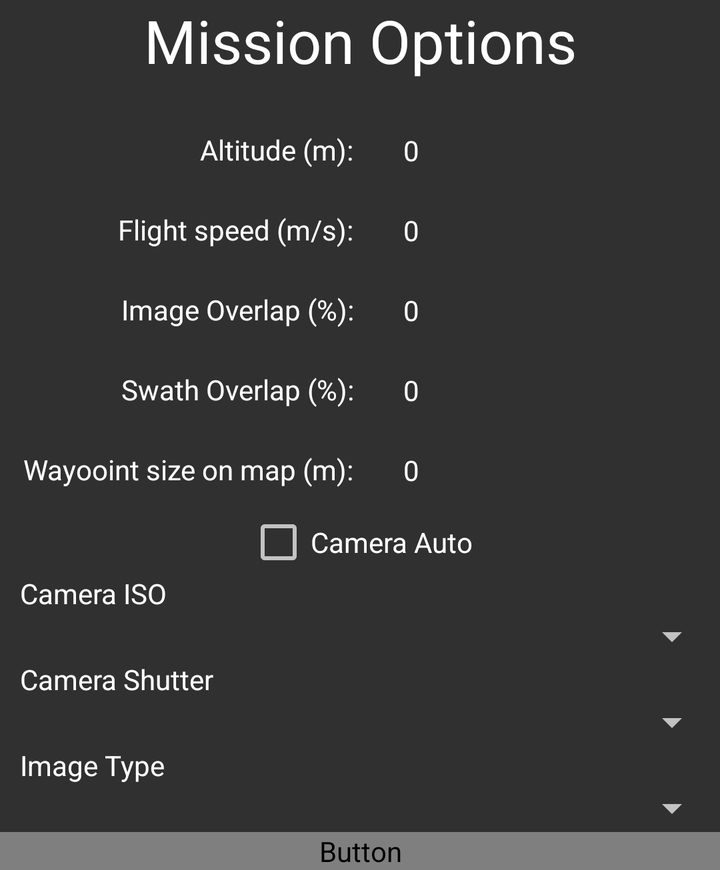
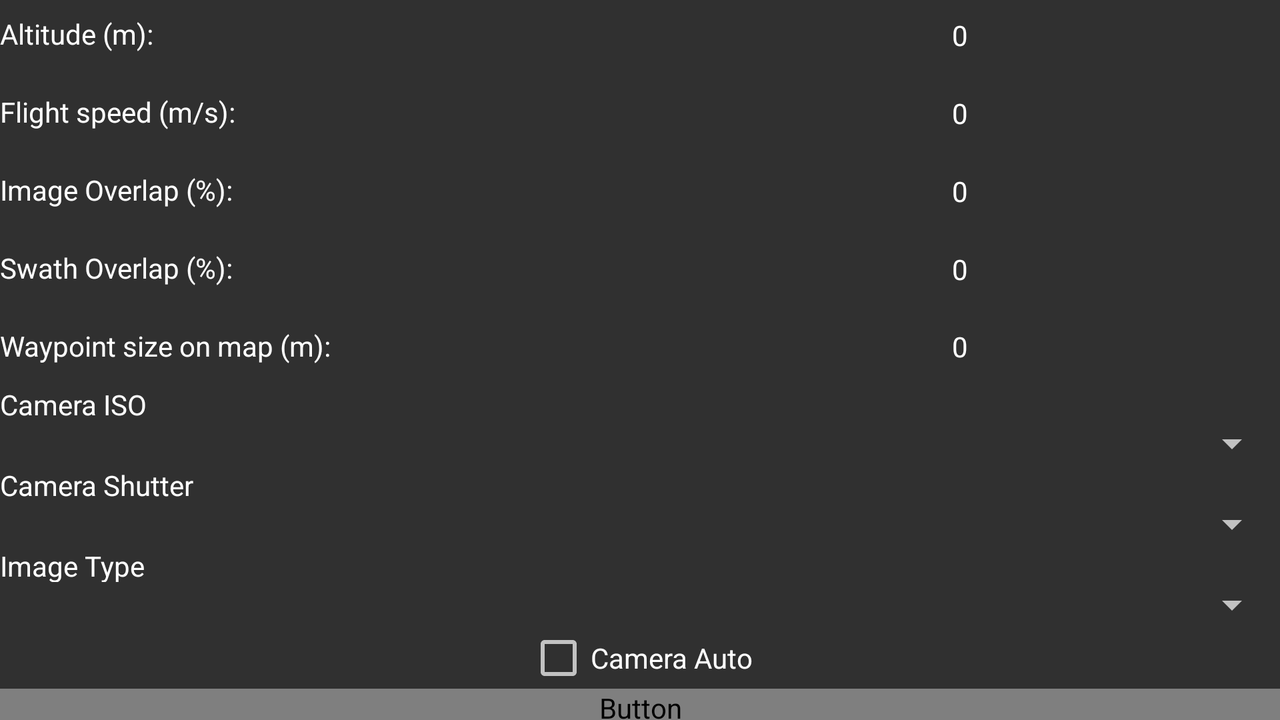

Compare how this app lays out the same screen by default and in its alternative resource folder. The renders come first, then the two layout files and the values they reference.
<!-- AndroidManifest.xml: application theme Theme.AppCompat.NoActionBar -->
<!-- res/layout/settings_dialog_screen.xml -->
<?xml version="1.0" encoding="utf-8"?>
<LinearLayout xmlns:android="http://schemas.android.com/apk/res/android"
    android:layout_width="match_parent"
    android:layout_height="wrap_content"
    android:gravity="center"
    android:orientation="vertical">

    <TextView
        android:id="@+id/textView"
        android:layout_width="match_parent"
        android:layout_height="0dp"
        android:layout_marginBottom="15dp"
        android:text="Mission Options"
        android:textAlignment="center"
        android:textColor="@color/white"
        android:textSize="30sp"
        android:layout_weight="1" />

    <LinearLayout
        android:layout_width="match_parent"
        android:layout_height="0dp"
        android:orientation="horizontal"
        android:layout_weight="1">

        <LinearLayout
            android:layout_width="match_parent"
            android:layout_height="wrap_content"
            android:orientation="horizontal"
            android:layout_weight="1">

            <TextView
                android:id="@+id/altitudeLabel"
                android:layout_width="0dp"
                android:layout_height="20dp"
                android:layout_gravity="center"
                android:layout_weight=".7"
                android:text="Altitude (m): "
                android:textAlignment="textEnd"
                android:textColor="@color/white" />

            <NumberPicker
                android:id="@+id/numPickerAltitude"
                android:layout_width="0dp"
                android:layout_height="40dp"
                android:layout_gravity="center"
                android:layout_weight=".2"
                android:clickable="true"
                android:theme="@style/Theme.AppCompat" />

            <Space
                android:layout_width="0dp"
                android:layout_height="wrap_content"
                android:layout_weight=".5"
                android:elevation="1dp" />

        </LinearLayout>
    </LinearLayout>

    <Space
        android:layout_width="match_parent"
        android:layout_height="0dp"
        android:layout_weight="1" />

    <LinearLayout
        android:layout_width="match_parent"
        android:layout_height="0dp"
        android:orientation="horizontal"
        android:layout_weight="1">

        <LinearLayout
            android:layout_width="match_parent"
            android:layout_height="wrap_content"
            android:layout_weight="1"
            android:orientation="horizontal">

            <TextView
                android:id="@+id/missionSpeedLabel"
                android:layout_width="0dp"
                android:layout_height="20dp"
                android:layout_gravity="center"
                android:layout_weight=".7"
                android:text="Flight speed (m/s): "
                android:textAlignment="textEnd"
                android:textColor="@color/white" />

            <NumberPicker
                android:id="@+id/numPickerMissionSpeed"
                android:layout_width="0dp"
                android:layout_height="40dp"
                android:layout_gravity="center"
                android:layout_weight=".2"
                android:clickable="true" />

            <Space
                android:layout_width="0dp"
                android:layout_height="wrap_content"
                android:layout_weight=".5" />

        </LinearLayout>
    </LinearLayout>

    <Space
        android:layout_width="match_parent"
        android:layout_height="0dp"
        android:layout_weight="1" />

    <LinearLayout
        android:layout_width="match_parent"
        android:layout_height="0dp"
        android:layout_gravity="center"
        android:orientation="horizontal"
        android:layout_weight="1">

        <LinearLayout
            android:layout_width="match_parent"
            android:layout_height="wrap_content"
            android:layout_gravity="center"
            android:orientation="horizontal">

            <TextView
                android:id="@+id/imageOverlapLabel"
                android:layout_width="0dp"
                android:layout_height="20dp"
                android:layout_gravity="center"
                android:layout_weight=".7"
                android:text="Image Overlap (%): "
                android:textAlignment="textEnd"
                android:textColor="@color/white" />

            <NumberPicker
                android:id="@+id/imageOverlap"
                android:layout_width="0dp"
                android:layout_height="40dp"
                android:layout_gravity="center"
                android:layout_weight=".2"
                android:clickable="true" />

            <Space
                android:layout_width="0dp"
                android:layout_height="wrap_content"
                android:layout_weight=".5" />

        </LinearLayout>
    </LinearLayout>

    <Space
        android:layout_width="match_parent"
        android:layout_height="0dp"
        android:layout_weight="1" />

    <LinearLayout
        android:layout_width="match_parent"
        android:layout_height="0dp"
        android:layout_gravity="center"
        android:orientation="horizontal"
        android:layout_weight="1">

        <LinearLayout
            android:layout_width="match_parent"
            android:layout_height="wrap_content"
            android:layout_gravity="center"
            android:orientation="horizontal">

            <TextView
                android:id="@+id/swathOverlapLabel"
                android:layout_width="0dp"
                android:layout_height="20dp"
                android:layout_gravity="center"
                android:layout_weight=".7"
                android:clickable="true"
                android:text="Swath Overlap (%): "
                android:textAlignment="textEnd"
                android:textColor="@color/white" />

            <NumberPicker
                android:id="@+id/swathOverlap"
                android:layout_width="0dp"
                android:layout_height="40dp"
                android:layout_gravity="center"
                android:layout_weight=".2"
                android:hapticFeedbackEnabled="true" />

            <Space
                android:layout_width="0dp"
                android:layout_height="wrap_content"
                android:layout_weight=".5" />

        </LinearLayout>
    </LinearLayout>

    <Space
        android:layout_width="match_parent"
        android:layout_height="0dp"
        android:layout_weight="1" />

    <LinearLayout
        android:layout_width="match_parent"
        android:layout_height="0dp"
        android:orientation="horizontal"
        android:layout_weight="1">

        <LinearLayout
            android:layout_width="match_parent"
            android:layout_height="wrap_content"
            android:layout_gravity="end"
            android:orientation="horizontal">

            <TextView
                android:id="@+id/waypointSizeLabel"
                android:layout_width="0dp"
                android:layout_height="20dp"
                android:layout_gravity="center"
                android:layout_weight=".7"
                android:text="Wayooint size on map (m): "
                android:textAlignment="textEnd"
                android:textColor="@color/white" />

            <NumberPicker
                android:id="@+id/numPickerWaypointSize"
                android:layout_width="0dp"
                android:layout_height="40dp"
                android:layout_gravity="center"
                android:layout_weight=".2"
                android:clickable="true" />

            <Space
                android:layout_width="0dp"
                android:layout_height="wrap_content"
                android:layout_weight=".5" />

        </LinearLayout>
    </LinearLayout>

    <CheckBox
        android:id="@+id/chkCameraAuto"
        android:layout_width="wrap_content"
        android:layout_height="0dp"
        android:layout_gravity="center_vertical|center_horizontal|center"
        android:layout_weight="1"
        android:gravity="center"
        android:text="Camera Auto" />

    <TextView
        android:id="@+id/cameraISOLabel"
        android:layout_width="match_parent"
        android:layout_height="0dp"
        android:layout_gravity="center"
        android:layout_weight="1"
        android:clickable="true"
        android:paddingLeft="10dp"
        android:text="Camera ISO"
        android:textColor="@color/white" />

    <Spinner
        android:id="@+id/spinnerCameraISO"
        android:layout_width="wrap_content"
        android:layout_height="0dp"
        android:layout_gravity="end"
        android:layout_weight="1"
        android:elevation="1dp"
        android:hapticFeedbackEnabled="true"
        android:textAlignment="center" />

    <TextView
        android:id="@+id/cameraShutterLabel"
        android:layout_width="match_parent"
        android:layout_height="0dp"
        android:layout_gravity="center"
        android:layout_weight="1"
        android:clickable="true"
        android:paddingLeft="10dp"
        android:text="Camera Shutter"
        android:textColor="@color/white" />

    <Spinner
        android:id="@+id/spinnerCameraShutter"
        android:layout_width="wrap_content"
        android:layout_height="0dp"
        android:layout_gravity="end"
        android:layout_weight="1"
        android:hapticFeedbackEnabled="true"
        android:textAlignment="center" />

    <TextView
        android:id="@+id/imageTypeLabel"
        android:layout_width="match_parent"
        android:layout_height="0dp"
        android:layout_gravity="center"
        android:layout_weight="1"
        android:clickable="true"
        android:paddingLeft="10dp"
        android:text="Image Type"
        android:textColor="@color/white" />

    <Spinner
        android:id="@+id/spinnerImageType"
        android:layout_width="wrap_content"
        android:layout_height="0dp"
        android:layout_gravity="end"
        android:layout_weight="1"
        android:hapticFeedbackEnabled="true"
        android:textAlignment="center" />

    <Button
        android:id="@+id/btnAcceptOK"
        android:layout_width="match_parent"
        android:layout_height="0dp"
        android:background="@drawable/round_btn"
        android:enabled="true"
        android:hapticFeedbackEnabled="true"
        android:text="Ok"
        android:textAllCaps="false"
        android:textColor="@color/common_text_color"
        android:layout_weight="1" />

</LinearLayout>
<!-- resources referenced by this layout -->
<resources>
  <color name="white">#ffffff</color>
</resources>
<!-- res/layout-land/settings_dialog_screen.xml (the repository's variant of the layout above) -->
<!-- drawn on the phone turned sideways -->
<?xml version="1.0" encoding="utf-8"?>
<LinearLayout xmlns:android="http://schemas.android.com/apk/res/android"
    android:layout_width="match_parent"
    android:layout_height="wrap_content"
    android:gravity="center"
    android:orientation="vertical">

    <LinearLayout
        android:layout_width="match_parent"
        android:layout_height="0dp"
        android:orientation="horizontal"
        android:layout_weight="1">

        <LinearLayout
            android:layout_width="match_parent"
            android:layout_height="wrap_content"
            android:orientation="horizontal">

            <TextView
                android:id="@+id/altitudeLabel"
                android:layout_width="match_parent"
                android:layout_height="20dp"
                android:layout_gravity="center"
                android:layout_weight="1"
                android:text="Altitude (m):              "
                android:textColor="@color/white" />

            <NumberPicker
                android:id="@+id/numPickerAltitude"
                android:layout_width="match_parent"
                android:layout_height="40dp"
                android:layout_gravity="center"
                android:layout_weight="1"
                android:clickable="true" />

        </LinearLayout>
    </LinearLayout>

    <Space
        android:layout_width="match_parent"
        android:layout_height="0dp"
        android:layout_weight="1" />

    <LinearLayout
        android:layout_width="match_parent"
        android:layout_height="0dp"
        android:orientation="horizontal"
        android:layout_weight="1">

        <LinearLayout
            android:layout_width="match_parent"
            android:layout_height="wrap_content"
            android:layout_gravity="center"
            android:orientation="horizontal">

            <TextView
                android:id="@+id/missionSpeedLabel"
                android:layout_width="match_parent"
                android:layout_height="20dp"
                android:layout_gravity="center"
                android:layout_weight="1"
                android:text="Flight speed (m/s):              "
                android:textColor="@color/white" />

            <NumberPicker
                android:id="@+id/numPickerMissionSpeed"
                android:layout_width="match_parent"
                android:layout_height="40dp"
                android:layout_gravity="center"
                android:layout_weight="1"
                android:clickable="true" />

        </LinearLayout>
    </LinearLayout>

    <Space
        android:layout_width="match_parent"
        android:layout_height="0dp"
        android:layout_weight="1" />

    <LinearLayout
        android:layout_width="match_parent"
        android:layout_height="0dp"
        android:layout_gravity="center"
        android:orientation="horizontal"
        android:layout_weight="1">

        <LinearLayout
            android:layout_width="match_parent"
            android:layout_height="wrap_content"
            android:layout_gravity="center"
            android:orientation="horizontal">

            <TextView
                android:id="@+id/imageOverlapLabel"
                android:layout_width="match_parent"
                android:layout_height="20dp"
                android:layout_gravity="center"
                android:layout_weight="1"
                android:text="Image Overlap (%):   "
                android:textColor="@color/white" />

            <NumberPicker
                android:id="@+id/imageOverlap"
                android:layout_width="match_parent"
                android:layout_height="40dp"
                android:layout_gravity="center"
                android:layout_weight="1"
                android:clickable="true" />

        </LinearLayout>
    </LinearLayout>

    <Space
        android:layout_width="match_parent"
        android:layout_height="0dp"
        android:layout_weight="1" />

    <LinearLayout
        android:layout_width="match_parent"
        android:layout_height="0dp"
        android:layout_gravity="center"
        android:orientation="horizontal"
        android:layout_weight="1">

        <LinearLayout
            android:layout_width="match_parent"
            android:layout_height="wrap_content"
            android:layout_gravity="center"
            android:orientation="horizontal">

            <TextView
                android:id="@+id/swathOverlapLabel"
                android:layout_width="match_parent"
                android:layout_height="20dp"
                android:layout_gravity="center"
                android:layout_weight="1"
                android:clickable="true"
                android:text="Swath Overlap (%):   "
                android:textColor="@color/white" />

            <NumberPicker
                android:id="@+id/swathOverlap"
                android:layout_width="match_parent"
                android:layout_height="40dp"
                android:layout_gravity="center"
                android:layout_weight="1"
                android:hapticFeedbackEnabled="true" />

        </LinearLayout>
    </LinearLayout>

    <Space
        android:layout_width="match_parent"
        android:layout_height="0dp"
        android:layout_weight="1" />

    <LinearLayout
        android:layout_width="match_parent"
        android:layout_height="0dp"
        android:orientation="horizontal"
        android:layout_weight="1">

        <LinearLayout
            android:layout_width="match_parent"
            android:layout_height="wrap_content"
            android:layout_gravity="end"
            android:orientation="horizontal">

            <TextView
                android:id="@+id/waypointSizeLabel"
                android:layout_width="match_parent"
                android:layout_height="20dp"
                android:layout_gravity="center"
                android:layout_weight="1"
                android:text="Waypoint size on map (m):              "
                android:textColor="@color/white" />

            <NumberPicker
                android:id="@+id/numPickerWaypointSize"
                android:layout_width="match_parent"
                android:layout_height="40dp"
                android:layout_gravity="center"
                android:layout_weight="1"
                android:clickable="true" />

        </LinearLayout>
    </LinearLayout>

    <TextView
        android:id="@+id/cameraISOLabel"
        android:layout_width="match_parent"
        android:layout_height="0dp"
        android:layout_gravity="center"
        android:layout_weight="1"
        android:clickable="true"
        android:text="Camera ISO"
        android:textColor="@color/white" />

    <Spinner
        android:id="@+id/spinnerCameraISO"
        android:layout_width="wrap_content"
        android:layout_height="0dp"
        android:layout_gravity="end"
        android:layout_weight="1"
        android:elevation="1dp"
        android:hapticFeedbackEnabled="true"
        android:textAlignment="center" />

    <TextView
        android:id="@+id/cameraShutterLabel"
        android:layout_width="match_parent"
        android:layout_height="0dp"
        android:layout_gravity="center"
        android:clickable="true"
        android:text="Camera Shutter"
        android:textColor="@color/white"
        android:layout_weight="1" />

    <Spinner
        android:id="@+id/spinnerCameraShutter"
        android:layout_width="wrap_content"
        android:layout_height="0dp"
        android:layout_gravity="end"
        android:layout_weight="1"
        android:hapticFeedbackEnabled="true"
        android:textAlignment="center" />

    <TextView
        android:id="@+id/imageTypeLabel"
        android:layout_width="match_parent"
        android:layout_height="0dp"
        android:layout_gravity="center"
        android:clickable="true"
        android:text="Image Type"
        android:textColor="@color/white"
        android:layout_weight="1" />

    <Spinner
        android:id="@+id/spinnerImageType"
        android:layout_width="wrap_content"
        android:layout_height="0dp"
        android:layout_gravity="end"
        android:layout_weight="1"
        android:hapticFeedbackEnabled="true"
        android:textAlignment="center" />

    <CheckBox
        android:id="@+id/chkCameraAuto"
        android:layout_width="wrap_content"
        android:layout_height="0dp"
        android:layout_gravity="center_vertical|center_horizontal|center"
        android:layout_weight="1"
        android:gravity="center"
        android:text="Camera Auto" />

    <Button
        android:id="@+id/btnAcceptOK"
        android:layout_width="match_parent"
        android:layout_height="0dp"
        android:background="@drawable/round_btn"
        android:enabled="true"
        android:hapticFeedbackEnabled="true"
        android:text="Ok"
        android:textAllCaps="false"
        android:textColor="@color/common_text_color"
        android:layout_weight="1" />

</LinearLayout>
